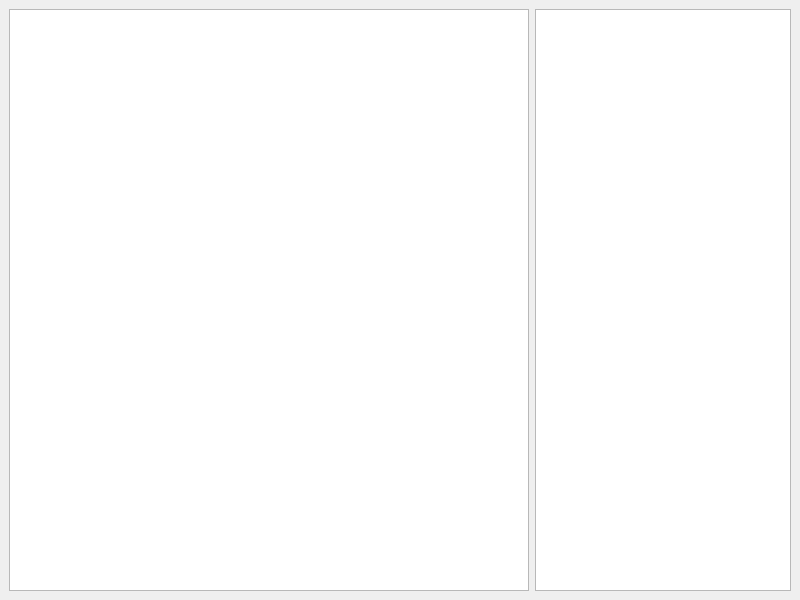
<?xml version="1.0" encoding="UTF-8"?>
<ui version="4.0">
 <class>MainWindow</class>
 <widget class="QMainWindow" name="MainWindow">
  <property name="geometry">
   <rect>
    <x>0</x>
    <y>0</y>
    <width>800</width>
    <height>600</height>
   </rect>
  </property>
  <property name="windowTitle">
   <string>MainWindow</string>
  </property>
  <widget class="QWidget" name="centralwidget">
   <layout class="QHBoxLayout" name="horizontalLayout" stretch="6,0">
    <item>
     <widget class="QTextEdit" name="textEdit">
      <property name="font">
       <font>
        <pointsize>12</pointsize>
       </font>
      </property>
     </widget>
    </item>
    <item>
     <widget class="QListWidget" name="listWidget">
      <property name="font">
       <font>
        <pointsize>11</pointsize>
       </font>
      </property>
     </widget>
    </item>
   </layout>
  </widget>
 </widget>
 <resources/>
 <connections/>
</ui>
